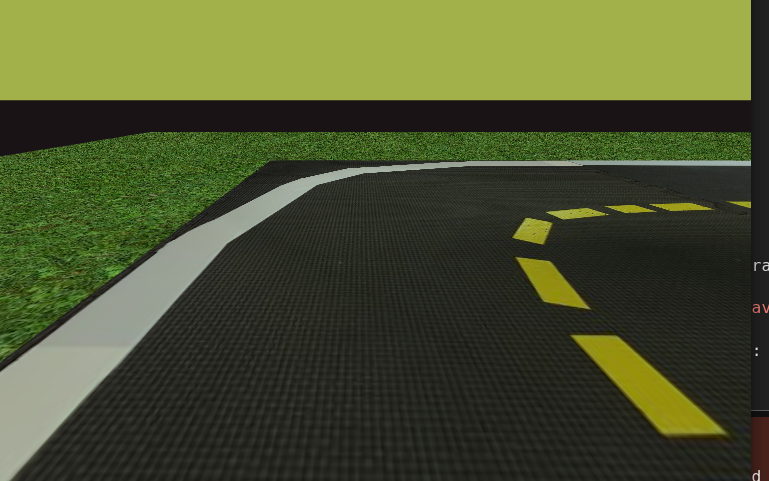
#> input picture notebooks/dtimg.png, 769 x 481 px
$ jupyter execute DuckieTown.ipynb
#> lines starting #> are read from the running program, lines starting #| are printed output that depends on the picture; after the words box and inside, x2 and y2 are one past the last pixel; in counts of white or black regions, pixels touching at a corner belong together
[cell 1]
import os
import re
import cv2
import numpy as np
from tqdm import tqdm_notebook
import matplotlib.pyplot as plt

[cell 2]
img=cv2.cvtColor(cv2.imread("dtimg.png"),cv2.COLOR_BGR2RGB)

[cell 3]
plt.imshow(img[:,:,0],cmap='gray')
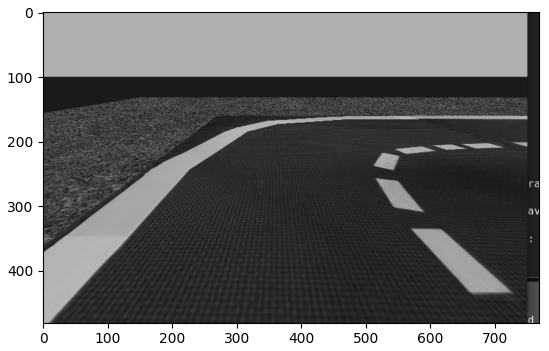
#> figure drawn by matplotlib, 1 panel

[cell 4]
stencil = np.zeros_like(img[:,:,0])

# specify coordinates of the polygon
polygon = np.array([[0,500], [0,300], [800,200], [800,500]])

# fill polygon with ones
cv2.fillConvexPoly(stencil, polygon, 1)
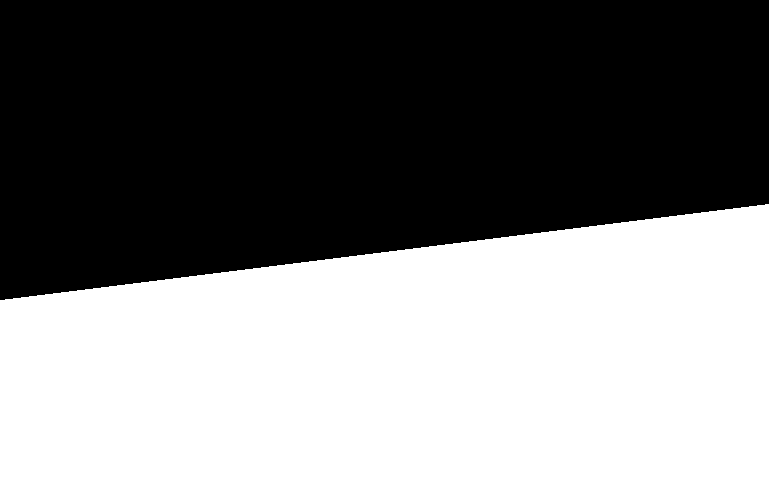
#> stencil: shape (481, 769); values 0 (black) and 1 (white), 47.6% white; 1 white region, box (x1, y1, x2, y2) and area: (0, 204, 769, 481) 176053

[cell 5]
# plt.figure(figsize=(10,10))
plt.imshow(stencil,cmap='gray')
plt.show()

[cell 6]
img2 = cv2.bitwise_and(img[:,:,0], img[:,:,0], mask=stencil)
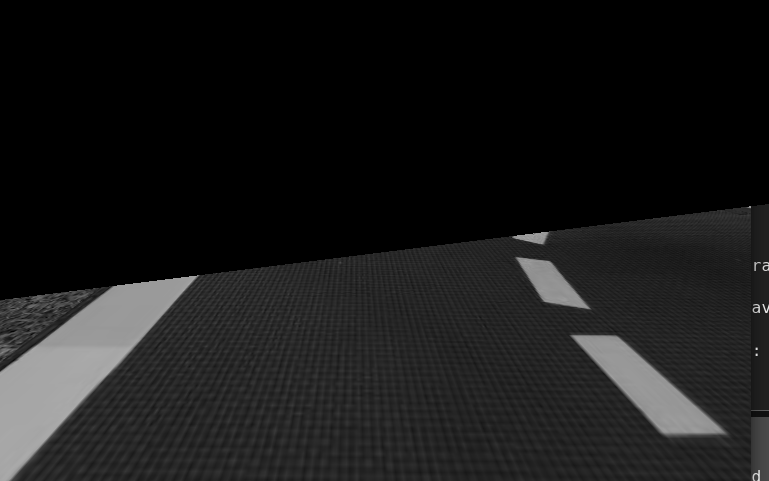
#> img2: shape (481, 769); min 0, max 235, mean 25.2

# plot masked frame
plt.figure(figsize=(10,10))
plt.imshow(img2, cmap= "gray")
plt.show()

[cell 7]
# apply image thresholding
ret, thresh = cv2.threshold(img2, 130, 145, cv2.THRESH_BINARY)
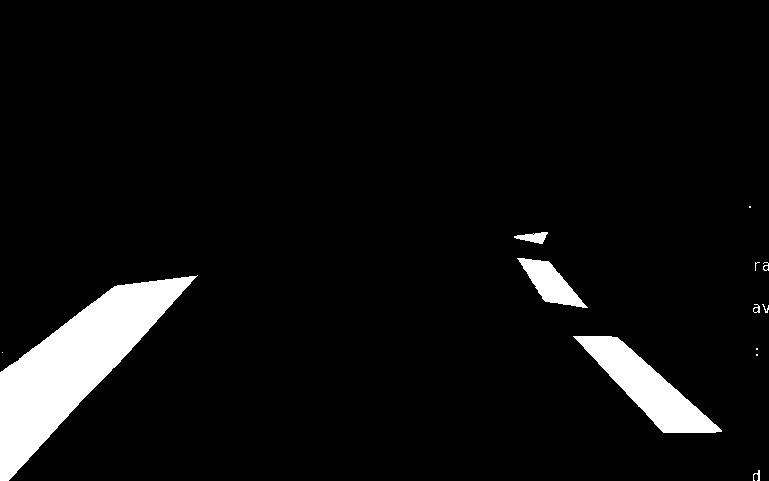
#> thresh: shape (481, 769); values 0 (black) and 145 (white), 5.9% white; 13 white regions (5 under 20 px), largest, box (x1, y1, x2, y2) and area: (0, 275, 198, 481) 14695, (573, 336, 722, 433) 5100, (517, 258, 588, 308) 1549

# plot image
plt.figure(figsize=(10,10))
plt.imshow(thresh, cmap= "gray")
plt.show()

[cell 8]
lines = cv2.HoughLinesP(thresh, 1, np.pi/180, 30, maxLineGap=200)
#> lines = 127 rows, first 6: [0, 463, 186, 277], [0, 466, 190, 276], [0, 469, 193, 276], [0, 436, 155, 281], [0, 476, 164, 312], [0, 460, 183, 277]

# create a copy of the original frame
dmy = img.copy()

# draw Hough lines
for line in lines:
  x1, y1, x2, y2 = line[0]
  cv2.line(dmy, (x1, y1), (x2, y2), (255, 0, 0), 3)
#> this loop made 127 passes
#> (x1, y1, x2, y2) on passes 1 to 12: (0, 463, 186, 277), (0, 466, 190, 276), (0, 469, 193, 276), (0, 436, 155, 281), (0, 476, 164, 312), (0, 460, 183, 277), (517, 236, 759, 478), (515, 236, 759, 480), (0, 448, 169, 279), (531, 259, 704, 432), (0, 411, 127, 284), (0, 438, 158, 280)
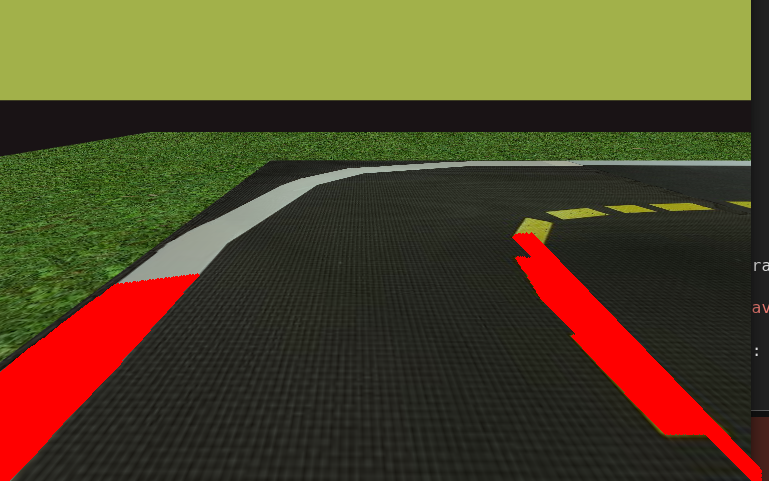
#> dmy: shape (481, 769, 3); mean R, G, B 84.4, 72.9, 40.2

# plot frame
plt.figure(figsize=(10,10))
plt.imshow(dmy, cmap= "gray")
plt.show()

[cell 9]
def average_slope_intercept(frame, line_segments):
    """
    This function combines line segments into one or two lane lines
    If all line slopes are < 0: then we only have detected left lane
    If all line slopes are > 0: then we only have detected right lane
    """
    lane_lines = []
    if line_segments is None:
        logging.info('No line_segment segments detected')
        return lane_lines

    height, width, _ = frame.shape
#> height = 481; width = 769
    left_fit = []
    right_fit = []

    boundary = 1/3
    left_region_boundary = width * (1 - boundary)  # left lane line segment should be on left 2/3 of the screen
#> left_region_boundary = 512.7
    right_region_boundary = width * boundary # right lane line segment should be on left 2/3 of the screen
#> right_region_boundary = 256.3

    for line_segment in line_segments:
        for x1, y1, x2, y2 in line_segment:
            if x1 == x2:
                logging.info('skipping vertical line segment (slope=inf): %s' % line_segment)
                continue
            fit = np.polyfit((x1, x2), (y1, y2), 1)
            slope = fit[0]
            intercept = fit[1]
            if slope < 0:
                if x1 < left_region_boundary and x2 < left_region_boundary:
                    left_fit.append((slope, intercept))
            else:
                if x1 > right_region_boundary and x2 > right_region_boundary:
                    right_fit.append((slope, intercept))
#> this loop made 127 passes
#> after the loop, left_fit = 79 pairs, first value -1.03 to -0.837, second value 375 to 487.2; right_fit = 48 pairs, first value 0.96 to 1.11, second value -315.6 to -217.9

    left_fit_average = np.average(left_fit, axis=0)
#> left_fit_average = [-0.988, 432.4]
    if len(left_fit) > 0:
        lane_lines.append(make_points(frame, left_fit_average))

    right_fit_average = np.average(right_fit, axis=0)
    if len(right_fit) > 0:
        lane_lines.append(make_points(frame, right_fit_average))

    logging.debug('lane lines: %s' % lane_lines)  # [[[316, 720, 484, 432]], [[1009, 720, 718, 432]]]

    return lane_lines

[cell 10]
import logging
def make_points(frame, line):
    height, width, _ = frame.shape
#> height = 481; width = 769
    slope, intercept = line
#> slope = -0.988; intercept = 432.4
    y1 = height  # bottom of the frame
#> y1 = 481
    y2 = int(y1 * 1 / 2)  # make points from middle of the frame down
#> y2 = 240

    # bound the coordinates within the frame
    x1 = max(-width, min(2 * width, int((y1 - intercept) / slope)))
#> x1 = -49
    x2 = max(-width, min(2 * width, int((y2 - intercept) / slope)))
#> x2 = 194
    return [[x1, y1, x2, y2]]
lane_lines=average_slope_intercept(img.copy(),lines)
#> in average_slope_intercept, `right_fit_average = np.average(right_fit, axis=0)`: right_fit_average = [1, -261.3]
#> lane_lines = [[[-49, 481, 194, 240]], [[742, 481, 501, 240]]]

[cell 11]
def display_lines(frame, lines, line_color=(0, 255, 0), line_width=2):
#> called with line_color = (0, 255, 0), line_width = 2
    line_image = np.zeros_like(frame)
    if lines is not None:
        for line in lines:
            for x1, y1, x2, y2 in line:
                cv2.line(line_image, (x1, y1), (x2, y2), line_color, line_width)
#> this loop made 2 passes
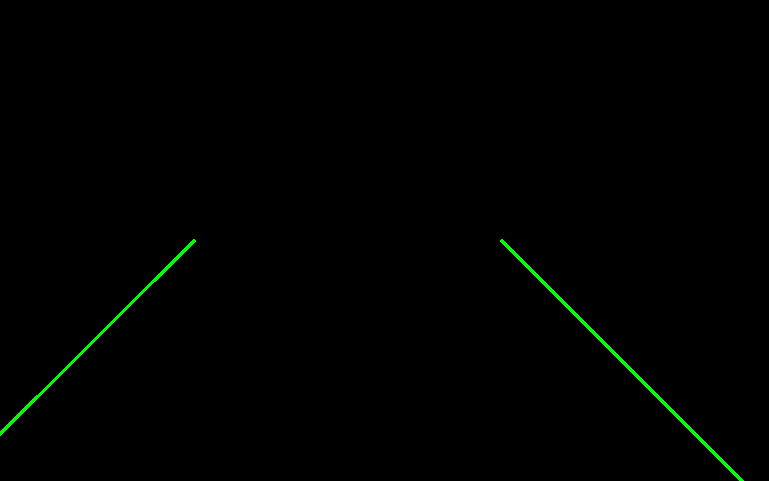
#> line_image: shape (481, 769, 3); mean of channels 0, 1, 2 0, 1.4, 0; drawn as B, G, R
    line_image = cv2.addWeighted(frame, 0.8, line_image, 1, 1)
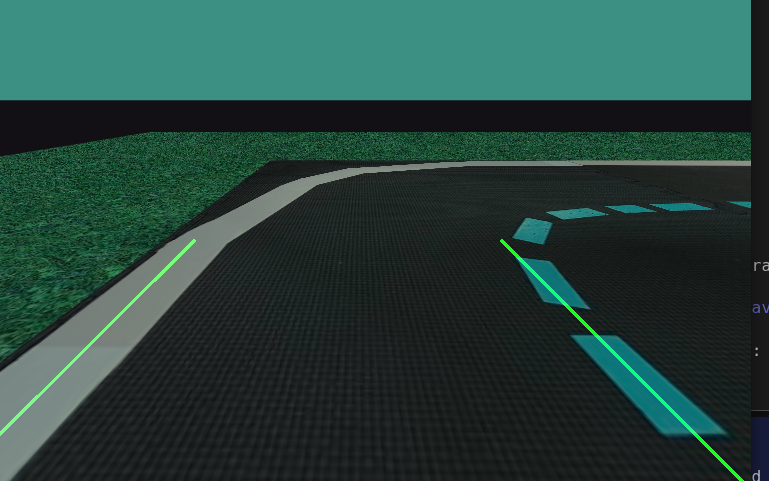
#> line_image: shape (481, 769, 3); mean of channels 0, 1, 2 61.6, 68.4, 38.7; drawn as B, G, R
    return line_image

[cell 12]
imgnew=display_lines(img.copy(),lane_lines)
plt.imshow(imgnew)

[cell 13]
def compute_steering_angle(frame, lane_lines):
    """ Find the steering angle based on lane line coordinate
        We assume that camera is calibrated to point to dead center
    """
    if len(lane_lines) == 0:
        logging.info('No lane lines detected, do nothing')
        return -90

    height, width, _ = frame.shape
#> height = 481; width = 769
    if len(lane_lines) == 1:
        logging.debug('Only detected one lane line, just follow it. %s' % lane_lines[0])
        x1, _, x2, _ = lane_lines[0][0]
        x_offset = x2 - x1
    else:
        _, _, left_x2, _ = lane_lines[0][0]
#> left_x2 = 194
        _, _, right_x2, _ = lane_lines[1][0]
#> right_x2 = 501
        camera_mid_offset_percent = 0.02 # 0.0 means car pointing to center, -0.03: car is centered to left, +0.03 means car pointing to right
        mid = int(width / 2 * (1 + camera_mid_offset_percent))
#> mid = 392
        x_offset = (left_x2 + right_x2) / 2 - mid
#> x_offset = -44.5

    # find the steering angle, which is angle between navigation direction to end of center line
    y_offset = int(height / 2)
#> y_offset = 240

    angle_to_mid_radian = math.atan(x_offset / y_offset)  # angle (in radian) to center vertical line
#> angle_to_mid_radian = -0.183
    angle_to_mid_deg = int(angle_to_mid_radian * 180.0 / math.pi)  # angle (in degrees) to center vertical line
#> angle_to_mid_deg = -10
    steering_angle = angle_to_mid_deg + 90  # this is the steering angle needed by picar front wheel
#> steering_angle = 80

    logging.debug('new steering angle: %s' % steering_angle)
    return steering_angle

[cell 14]
import math
compute_steering_angle(img.copy(),lane_lines)
#> Out = 80

[cell 15]
def display_heading_line(frame, steering_angle, line_color=(0, 0, 255), line_width=5, ):
#> called with steering_angle = 81, line_color = (0, 0, 255), line_width = 5
    heading_image = np.zeros_like(frame)
    height, width, _ = frame.shape
#> height = 481; width = 769

    # figure out the heading line from steering angle
    # heading line (x1,y1) is always center bottom of the screen
    # (x2, y2) requires a bit of trigonometry

    # Note: the steering angle of:
    # 0-89 degree: turn left
    # 90 degree: going straight
    # 91-180 degree: turn right
    steering_angle_radian = steering_angle / 180.0 * math.pi
    x1 = int(width / 2)
#> x1 = 384
    y1 = height
    x2 = int(x1 - height / 2 / math.tan(steering_angle_radian))
    y2 = int(height / 2)

    cv2.line(heading_image, (x1, y1), (x2, y2), line_color, line_width)
    heading_image = cv2.addWeighted(frame, 0.8, heading_image, 1, 1)
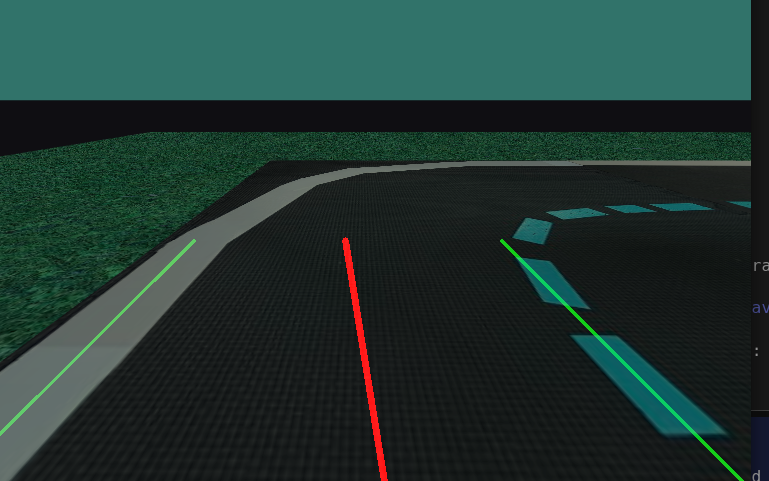
#> heading_image: shape (481, 769, 3); mean of channels 0, 1, 2 50.3, 55.7, 33; drawn as B, G, R

    return heading_image
